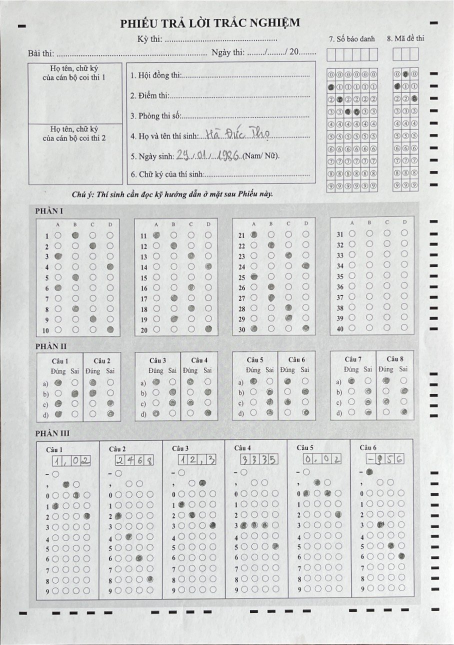
#> input picture Anh_cham/Anh_chua_cham/PhieuQG.0020.jpg, 908 x 1290 px (shown at 1/2 size); its folder holds only this picture in this run
$ python -i alignment.py   (imports and definitions only)
#> lines starting #> are read from the running program, lines starting #| are printed output that depends on the picture; after the words box and inside, x2 and y2 are one past the last pixel; in counts of white or black regions, pixels touching at a corner belong together
# =============================================================================
# ALIGNMENT - Phat hien fiducial markers & ap dung perspective warp
# ---------------------------------------------------------------------------
# PHIEN BAN DA SUA LOI HOAN TOAN (v4 - FINAL):
#
# CHIEN LUOC MOI - DON GIAN, CHINH XAC, KHONG TICH LUY LOI:
#   1. Tien xu ly anh nang cao (CLAHE, denoise) - giu nguyen.
#   2. TIM 4 GOC PHIEU bang nhieu chien luoc THEO THU TU UU TIEN:
#        a. MULTI-THRESHOLD marker detection (Otsu + Adaptive + Fixed)
#        b. Cluster-based edge detection (chong outlier)
#        c. Reference-side strategy: ben nhieu marker -> ref, ben kia
#           tim marker khop Y, neu khong thi extrapolate
#        d. Fallback: contour to giay / 4 goc anh
#   3. WARP MOT LAN DUY NHAT ve template 1100x1540 (KHONG warp 2 lan).
#   4. Refine bang ECC voi anh mau (neu can).
#
# ----- KHAC BIET CHINH SO VOI VERSION CU -----
#   - KHONG con buoc "warp_paper_to_rectangle" trung gian (gay loi tich luy).
#   - Multi-threshold detection bat duoc markers trong nhieu dieu kien anh sang
#   - Cluster-based filter chong outlier (vach den dam o mep, ky hieu khac)
#   - Reference-side: dung ben dam dac de uoc luong Y top/bot, ben thieu
#     thi extrapolate -> ngan loi cat header/footer.
# =============================================================================

import cv2
import os
import numpy as np
from .template1 import (
    TEMPLATE_WIDTH, TEMPLATE_HEIGHT,
    TEMPLATE_FIDUCIAL_TL, TEMPLATE_FIDUCIAL_TR,
    TEMPLATE_FIDUCIAL_BR, TEMPLATE_FIDUCIAL_BL,
    FIDUCIAL_MIN_W, FIDUCIAL_MAX_W,
    FIDUCIAL_MIN_H, FIDUCIAL_MAX_H,
    FIDUCIAL_MIN_AR, FIDUCIAL_MAX_AR,
    FIDUCIAL_EDGE_MARGIN_RATIO,
)


# Lưu cache ảnh mẫu (template reference image) để không load lại nhiều lần
_REFERENCE_IMAGE_CACHE = {}


def get_reference_image(base_dir=None):
    """Đọc ảnh mẫu từ Anh_cham/Anh_mau_phieu/ để làm template matching."""
    if base_dir is None:
        base_dir = os.path.dirname(os.path.dirname(os.path.abspath(__file__)))

    ref_dir = os.path.join(base_dir, "Anh_cham", "Anh_mau_phieu")
    if not os.path.isdir(ref_dir):
        return None

    if ref_dir in _REFERENCE_IMAGE_CACHE:
        return _REFERENCE_IMAGE_CACHE[ref_dir]

    files = [f for f in os.listdir(ref_dir)
             if f.lower().endswith(('.jpg', '.jpeg', '.png', '.bmp'))]
    if not files:
        _REFERENCE_IMAGE_CACHE[ref_dir] = None
        return None

    ref_path = os.path.join(ref_dir, sorted(files)[0])
    try:
        data = np.fromfile(ref_path, dtype=np.uint8)
        ref_img = cv2.imdecode(data, cv2.IMREAD_COLOR)
        if ref_img is None:
            _REFERENCE_IMAGE_CACHE[ref_dir] = None
            return None

        _, ref_warped_gray, _ = align_to_template(
            ref_img, base_dir=None, use_reference=False
        )
        _REFERENCE_IMAGE_CACHE[ref_dir] = ref_warped_gray
        print(f"  [REF] Đã load ảnh mẫu: {ref_path}")
        return ref_warped_gray
    except Exception as e:
        print(f"  [REF] Lỗi đọc ảnh mẫu: {e}")
        _REFERENCE_IMAGE_CACHE[ref_dir] = None
        return None


# ---------------------------------------------------------------------------
# BƯỚC 0: TIỀN XỬ LÝ NÂNG CAO cho ảnh mờ, tối không đều
# ---------------------------------------------------------------------------
def enhance_image_quality(img_color):
    """Nâng cao chất lượng ảnh trước khi xử lý."""
    gray = cv2.cvtColor(img_color, cv2.COLOR_BGR2GRAY)

    clahe = cv2.createCLAHE(clipLimit=2.0, tileGridSize=(8, 8))
    enhanced = clahe.apply(gray)

    denoised = cv2.fastNlMeansDenoising(enhanced, None, h=5,
                                         templateWindowSize=7,
                                         searchWindowSize=21)

    enhanced_bgr = cv2.cvtColor(denoised, cv2.COLOR_GRAY2BGR)
    return enhanced_bgr, denoised


# ---------------------------------------------------------------------------
# UTILITIES - sap xep diem va kiem tra hop le
# ---------------------------------------------------------------------------
# [11 lines left out: function _order_points, not called in this run]


def _quad_area(pts):
    pts = np.asarray(pts, dtype=np.float32).reshape(4, 2)
    x = pts[:, 0]; y = pts[:, 1]
    return 0.5 * abs(x[0]*(y[1]-y[3]) + x[1]*(y[2]-y[0])
                     + x[2]*(y[3]-y[1]) + x[3]*(y[0]-y[2]))


def _is_reasonable_quad(pts, img_w, img_h, min_area_ratio=0.35,
                        min_aspect_ratio=0.5, max_aspect_ratio=1.2):
    img_area = float(img_w * img_h)
    if img_area <= 0:
        return False

    quad_area = _quad_area(pts)
    if quad_area / img_area < min_area_ratio:
        return False

    pts = np.asarray(pts, dtype=np.float32).reshape(4, 2)
    tl, tr, br, bl = pts[0], pts[1], pts[2], pts[3]

    w_top = np.linalg.norm(tr - tl)
    w_bot = np.linalg.norm(br - bl)
    h_left = np.linalg.norm(bl - tl)
    h_right = np.linalg.norm(br - tr)

    avg_w = (w_top + w_bot) / 2.0
    avg_h = (h_left + h_right) / 2.0
    if avg_w <= 1 or avg_h <= 1:
        return False

    aspect = avg_w / avg_h
    if aspect < min_aspect_ratio or aspect > max_aspect_ratio:
        return False

    pts_int = pts.astype(np.int32).reshape(-1, 1, 2)
    if not cv2.isContourConvex(pts_int):
        return False

    return True


# ---------------------------------------------------------------------------
# CHIEN LUOC A: TIM 4 FIDUCIAL MARKERS GOC (4 vach DEN o 4 GOC) - V7 FINAL
# ---------------------------------------------------------------------------
def _multi_threshold_binary(gray):
    """Tao anh nhi phan voi nhieu nguong de bat marker trong moi dieu kien."""
    blur = cv2.GaussianBlur(gray, (3, 3), 0)
    _, bw_otsu = cv2.threshold(blur, 0, 255,
                                cv2.THRESH_BINARY_INV + cv2.THRESH_OTSU)
    bw_adaptive = cv2.adaptiveThreshold(
        blur, 255, cv2.ADAPTIVE_THRESH_GAUSSIAN_C,
        cv2.THRESH_BINARY_INV, 31, 10
    )
    _, bw_fixed1 = cv2.threshold(blur, 100, 255, cv2.THRESH_BINARY_INV)
    _, bw_fixed2 = cv2.threshold(blur, 80, 255, cv2.THRESH_BINARY_INV)
    bw = cv2.bitwise_or(cv2.bitwise_or(bw_otsu, bw_adaptive),
                         cv2.bitwise_or(bw_fixed1, bw_fixed2))
    return bw


def _detect_edge_markers_raw(gray):
    """Phat hien tat ca marker tiem nang gan canh trai/phai cua anh.

    Tra ve (left_markers, right_markers) - moi marker la
    (cx, cy, w, h, x_anchor) trong do x_anchor la x_left voi marker trai
    va x_right (=x+w) voi marker phai.
    """
    H, W = gray.shape
    bw = _multi_threshold_binary(gray)
    cnts, _ = cv2.findContours(bw, cv2.RETR_EXTERNAL, cv2.CHAIN_APPROX_SIMPLE)

    scale = max(1.0, W / 1100.0)
    margin_x = int(W * 0.18)

    left_m, right_m = [], []
    for c in cnts:
        x, y, w, h = cv2.boundingRect(c)
        if h <= 0 or w <= 0:
            continue
        if not (8 * scale <= w <= 80 * scale):
            continue
        if not (3 * scale <= h <= 30 * scale):
            continue
        ar = w / float(h)
        if not (1.3 <= ar <= 12.0):
            continue
        cx, cy = x + w / 2.0, y + h / 2.0
        if x < margin_x:
            left_m.append((cx, cy, w, h, x))
        elif x + w > W - margin_x:
            right_m.append((cx, cy, w, h, x + w))

    return left_m, right_m


def _find_edge_cluster(markers, is_left, img_width):
    """Tim cum marker SAT MEP nhat - day la cum marker thuc su tren canh phieu.

    Cach lam: lay marker gan mep nhat lam anchor, mo rong tolerance de gom
    cac marker cung cum. Loai outlier (vach den lon don le).
    """
    if not markers:
        return [], 0.0

    scale = max(1.0, img_width / 1100.0)

    if len(markers) == 1:
        return markers, markers[0][4]

    # Sap xep theo edge_x: trai -> tang dan, phai -> giam dan
    if is_left:
        markers_sorted = sorted(markers, key=lambda m: m[4])
    else:
        markers_sorted = sorted(markers, key=lambda m: -m[4])

    tol = max(25, int(30 * scale))

    # Anchor: marker GAN MEP nhat
    anchor = markers_sorted[0]
    cluster = [m for m in markers if abs(m[4] - anchor[4]) <= tol]

    # Neu cluster qua nho (1 marker), mo rong tolerance them
    if len(cluster) == 1 and len(markers) > 1:
        tol2 = max(50, int(60 * scale))
        cluster = [m for m in markers if abs(m[4] - anchor[4]) <= tol2]

    # Loai outlier dac biet: marker co edge_x cach trung binh > 2*tol
    if len(cluster) >= 3:
        edge_xs = [m[4] for m in cluster]
        median_x = float(np.median(edge_xs))
        cluster = [m for m in cluster if abs(m[4] - median_x) <= tol]

    edge_x = float(np.mean([m[4] for m in cluster])) if cluster else 0.0
    return cluster, edge_x


def find_corners_by_markers(gray):
    """V7 FINAL: Tim 4 goc phieu bang fiducial markers.

    Tra ve (corners_4, success). Corners theo thu tu TL, TR, BR, BL.
    """
    H, W = gray.shape

    left_m, right_m = _detect_edge_markers_raw(gray)
    if len(left_m) < 1 or len(right_m) < 1:
        return None, False

    # Loc cluster gan mep nhat
    left_f, left_edge_x = _find_edge_cluster(left_m, True, W)
    right_f, right_edge_x = _find_edge_cluster(right_m, False, W)
    if len(left_f) < 1 or len(right_f) < 1:
        return None, False

    left_f = sorted(left_f, key=lambda m: m[1])
    right_f = sorted(right_f, key=lambda m: m[1])

    def y_range(side):
        return side[-1][1] - side[0][1] if side else 0

    left_range = y_range(left_f)
    right_range = y_range(right_f)

    # Chon ben tham chieu (ben dam dac, y_range rong nhat)
    if right_range >= 0.7 * H and right_range >= left_range:
        ref_side, other_side = right_f, left_f
        ref_is_right = True
    elif left_range >= 0.7 * H and left_range >= right_range:
        ref_side, other_side = left_f, right_f
        ref_is_right = False
    elif right_range >= left_range:
        ref_side, other_side = right_f, left_f
        ref_is_right = True
    else:
        ref_side, other_side = left_f, right_f
        ref_is_right = False

    ref_top_y = ref_side[0][1]
    ref_bot_y = ref_side[-1][1]

    # Reference phai cover >= 50% chieu cao anh
    if (ref_bot_y - ref_top_y) < 0.5 * H:
        return None, False

    # Tim trong other_side marker khop voi ref_top_y va ref_bot_y
    other_top = min(other_side, key=lambda m: abs(m[1] - ref_top_y))
    other_bot = min(other_side, key=lambda m: abs(m[1] - ref_bot_y))

    # Validation + Extrapolate fallback
    y_tol_strict = 0.10 * H
    other_edge = left_edge_x if ref_is_right else right_edge_x

    other_top_use = other_top
    other_bot_use = other_bot

    # Neu khong khop top, EXTRAPOLATE: x = edge_x cua ben thieu, y = ref_y
    if abs(other_top[1] - ref_top_y) > y_tol_strict:
        other_top_use = (other_edge, ref_top_y, 0, 0, other_edge)
    if abs(other_bot[1] - ref_bot_y) > y_tol_strict:
        other_bot_use = (other_edge, ref_bot_y, 0, 0, other_edge)

    if ref_is_right:
        tr = (ref_side[0][0], ref_side[0][1])
        br = (ref_side[-1][0], ref_side[-1][1])
        tl = (other_top_use[0], other_top_use[1])
        bl = (other_bot_use[0], other_bot_use[1])
    else:
        tl = (ref_side[0][0], ref_side[0][1])
        bl = (ref_side[-1][0], ref_side[-1][1])
        tr = (other_top_use[0], other_top_use[1])
        br = (other_bot_use[0], other_bot_use[1])

    corners = np.array([tl, tr, br, bl], dtype=np.float32)

    # Kiem tra hop le
    if not _is_reasonable_quad(corners, W, H,
                                min_area_ratio=0.30,
                                min_aspect_ratio=0.4,
                                max_aspect_ratio=1.4):
        return None, False

    return corners, True


# ---------------------------------------------------------------------------
# CHIEN LUOC B: TIM 4 GOC TO GIAY BANG CONTOUR LON NHAT
# ---------------------------------------------------------------------------
# [92 lines left out: functions find_paper_corners_by_contour, find_paper_corners_by_outer_box, not called in this run]


# ---------------------------------------------------------------------------
# TONG HOP: TIM 4 GOC PHIEU (KET HOP NHIEU CHIEN LUOC)
# ---------------------------------------------------------------------------
def find_sheet_corners(img_color):
    """Tim 4 goc cua phieu/to giay theo thu tu uu tien:

      1. Fiducial markers (chinh xac nhat - dung khi anh ro net).
      2. Contour to giay (anh chup co nen).
      3. Outer bounding box (anh scan sat to giay).
      4. Fallback: 4 goc anh.
    """
    H, W = img_color.shape[:2]
    gray = cv2.cvtColor(img_color, cv2.COLOR_BGR2GRAY) \
        if len(img_color.shape) == 3 else img_color

    # Chien luoc 1: Fiducial markers
    corners, ok = find_corners_by_markers(gray)
    if ok:
        return corners, "markers"

    # Chien luoc 2: Contour to giay
    corners, ok = find_paper_corners_by_contour(img_color,
                                                  min_area_ratio=0.30)
    if ok:
        return corners, "paper_contour"

    # Chien luoc 3: Bounding box noi dung
    corners, ok = find_paper_corners_by_outer_box(img_color)
    if ok:
        return corners, "outer_box"

    # Fallback
    corners = np.array([
        [0, 0], [W - 1, 0], [W - 1, H - 1], [0, H - 1]
    ], dtype=np.float32)
    return corners, "fallback_image_corners"


# ---------------------------------------------------------------------------
# WARP MOT LAN DUY NHAT VE TEMPLATE 1100x1540
# ---------------------------------------------------------------------------
def warp_corners_to_template(img_color, corners):
    """Warp 4 goc -> 4 goc template (TL, TR, BR, BL)."""
    src_pts = np.asarray(corners, dtype=np.float32).reshape(4, 2)
    dst_pts = np.array([
        TEMPLATE_FIDUCIAL_TL,
        TEMPLATE_FIDUCIAL_TR,
        TEMPLATE_FIDUCIAL_BR,
        TEMPLATE_FIDUCIAL_BL,
    ], dtype=np.float32)

    M = cv2.getPerspectiveTransform(src_pts, dst_pts)
    warped_color = cv2.warpPerspective(
        img_color, M, (TEMPLATE_WIDTH, TEMPLATE_HEIGHT),
        flags=cv2.INTER_CUBIC, borderMode=cv2.BORDER_CONSTANT,
        borderValue=(255, 255, 255))
    if len(warped_color.shape) == 3:
        warped_gray = cv2.cvtColor(warped_color, cv2.COLOR_BGR2GRAY)
    else:
        warped_gray = warped_color
    return warped_color, warped_gray, M


def _compute_skew_angle(corners):
    """Tinh goc nghieng cua tu giac (deg)."""
    tl, tr, br, bl = corners[0], corners[1], corners[2], corners[3]
    angles = []
    angles.append(abs(np.degrees(np.arctan2(tr[1] - tl[1], tr[0] - tl[0]))))
    angles.append(abs(np.degrees(np.arctan2(br[1] - bl[1], br[0] - bl[0]))))
    a_left = abs(np.degrees(np.arctan2(bl[0] - tl[0], bl[1] - tl[1])))
    a_right = abs(np.degrees(np.arctan2(br[0] - tr[0], br[1] - tr[1])))
    angles.append(a_left); angles.append(a_right)
    return float(max(angles))


# ---------------------------------------------------------------------------
# REFINE BANG ECC ALIGNMENT VOI ANH MAU
# ---------------------------------------------------------------------------
def refine_warp_by_reference(warped_gray, warped_color, base_dir=None):
    """Tinh chinh warp bang ECC alignment voi anh mau."""
    ref_gray = get_reference_image(base_dir)
    if ref_gray is None:
        return warped_color, warped_gray, ""

    try:
        warp_mode = cv2.MOTION_AFFINE
        warp_matrix = np.eye(2, 3, dtype=np.float32)

        scale = 0.5
        small_ref = cv2.resize(ref_gray, None, fx=scale, fy=scale,
                                interpolation=cv2.INTER_AREA)
        small_warp = cv2.resize(warped_gray, None, fx=scale, fy=scale,
                                 interpolation=cv2.INTER_AREA)

        small_ref_b = cv2.GaussianBlur(small_ref, (5, 5), 0)
        small_warp_b = cv2.GaussianBlur(small_warp, (5, 5), 0)

        criteria = (cv2.TERM_CRITERIA_EPS | cv2.TERM_CRITERIA_COUNT,
                    50, 1e-5)
        cc, warp_matrix = cv2.findTransformECC(
            small_ref_b, small_warp_b,
            warp_matrix, warp_mode, criteria, None, 5
        )

        warp_matrix[0, 2] /= scale
        warp_matrix[1, 2] /= scale

        dx = abs(warp_matrix[0, 2])
        dy = abs(warp_matrix[1, 2])
        if dx > 50 or dy > 50:
            return warped_color, warped_gray, ""

        H, W = warped_gray.shape
        refined_color = cv2.warpAffine(
            warped_color, warp_matrix, (W, H),
            flags=cv2.INTER_CUBIC + cv2.WARP_INVERSE_MAP,
            borderMode=cv2.BORDER_CONSTANT, borderValue=(255, 255, 255))
        refined_gray = cv2.warpAffine(
            warped_gray, warp_matrix, (W, H),
            flags=cv2.INTER_CUBIC + cv2.WARP_INVERSE_MAP,
            borderMode=cv2.BORDER_CONSTANT, borderValue=255)

        print(f"  [ECC] Refined warp cc={cc:.4f} dx={dx:.1f} dy={dy:.1f}")
        return refined_color, refined_gray, f"+ECC(cc={cc:.3f})"
    except cv2.error as e:
        print(f"  [ECC] ECC failed: {str(e)[:80]}")
        return warped_color, warped_gray, ""


# ---------------------------------------------------------------------------
# PIPELINE CHINH (DA SUA LOI - CHI WARP MOT LAN)
# ---------------------------------------------------------------------------
def align_to_template(img_color, base_dir=None, use_reference=True):
    """Pipeline chinh: enhance -> tim 4 goc -> warp 1 lan ve 1100x1540.

    LOGIC MOI (KHONG TICH LUY LOI):
      1. Nang cao chat luong anh.
      2. Tim 4 goc phieu bang chien luoc tot nhat (markers > contour > outer).
      3. Warp 1 LAN DUY NHAT ve template 1100x1540.
      4. Tinh chinh fiducial markers tren anh DA WARP (nhe).
      5. (Tuy chon) Refine bang ECC voi anh mau.
    """
    H, W = img_color.shape[:2]

    enhanced_color, enhanced_gray = enhance_image_quality(img_color)

    # Buoc 1: Tim 4 goc phieu
    corners, method = find_sheet_corners(enhanced_color)
    skew_angle = _compute_skew_angle(corners)

    # Buoc 2: Warp 1 lan duy nhat ve template
    warped_color, warped_gray, M = warp_corners_to_template(
        img_color, corners
    )

    # Buoc 3: Tinh chinh markers tren anh da warp
    fine_corners, fine_ok = find_corners_by_markers(warped_gray)
    refine_note = ""
    if fine_ok:
        ideal = np.array([
            TEMPLATE_FIDUCIAL_TL,
            TEMPLATE_FIDUCIAL_TR,
            TEMPLATE_FIDUCIAL_BR,
            TEMPLATE_FIDUCIAL_BL,
        ], dtype=np.float32)
        diff = np.linalg.norm(fine_corners - ideal, axis=1)
        max_diff = float(diff.max())
        if max_diff > 4 and max_diff < 80:
            M2 = cv2.getPerspectiveTransform(fine_corners, ideal)
            warped_color = cv2.warpPerspective(
                warped_color, M2, (TEMPLATE_WIDTH, TEMPLATE_HEIGHT),
                flags=cv2.INTER_CUBIC,
                borderMode=cv2.BORDER_CONSTANT,
                borderValue=(255, 255, 255)
            )
            warped_gray = cv2.cvtColor(warped_color, cv2.COLOR_BGR2GRAY)
            refine_note = "+marker_fine"
            print(f"  [REFINE] Marker fine-tune (max diff={max_diff:.1f}px)")

    # Buoc 4: ECC refinement
    ecc_note = ""
    if use_reference:
        warped_color, warped_gray, ecc_note = refine_warp_by_reference(
            warped_gray, warped_color, base_dir
        )

    info = {
        'src_pts': corners,
        'dst_pts': np.array([
            TEMPLATE_FIDUCIAL_TL, TEMPLATE_FIDUCIAL_TR,
            TEMPLATE_FIDUCIAL_BR, TEMPLATE_FIDUCIAL_BL,
        ], dtype=np.float32),
        'method': method + refine_note + ecc_note,
        'M': M,
        'scale': 1.0,
        'img_scaled': img_color,
        'skew_angle': skew_angle,
        'rotated': skew_angle > 1.0,
        'enhanced': True,
        'paper_found': method != "fallback_image_corners",
    }
    return warped_color, warped_gray, info


# ---------------------------------------------------------------------------
# BACK-COMPAT: cac ham giu nguyen API cho code goi tu ngoai
# ---------------------------------------------------------------------------
def preprocess_and_align(img_color, base_dir=None, use_reference=True):
    return align_to_template(img_color, base_dir=base_dir,
                              use_reference=use_reference)


# [33 lines left out: functions normalize_image, warp_to_template, find_four_corners, not called in this run]


def detect_paper_corners(img_color):
    corners, method = find_sheet_corners(img_color)
    return corners, (method != "fallback_image_corners")


# [9 lines left out: function find_edge_markers, not called in this run]


def is_image_rotated(corners, tolerance_deg=2.0):
    angle = _compute_skew_angle(corners)
    return angle > tolerance_deg, angle


# [20 lines left out: function warp_paper_to_rectangle, not called in this run]


def deskew_image(gray):
    """DEPRECATED."""
    return gray, 0.0

>>> import cv2
>>> picture = cv2.imread('../Anh_cham/Anh_chua_cham/PhieuQG.0020.jpg')
#> picture is the input picture: shape (1290, 908, 3); mean B, G, R 215.9, 216.7, 215.3
>>> result = align_to_template(picture)
#> in enhance_image_quality, `enhanced = clahe.apply(gray)`:
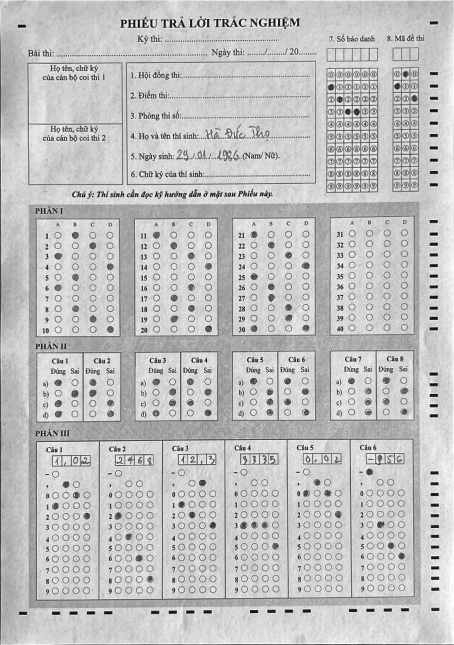
#> enhanced: shape (1290, 908) (shown at 1/2 size); min 1, max 255, mean 193.2
#> in _multi_threshold_binary, `_, bw_otsu = cv2.threshold(blur, 0, 255, cv2.THRESH_BINARY_INV + cv2.T..`:
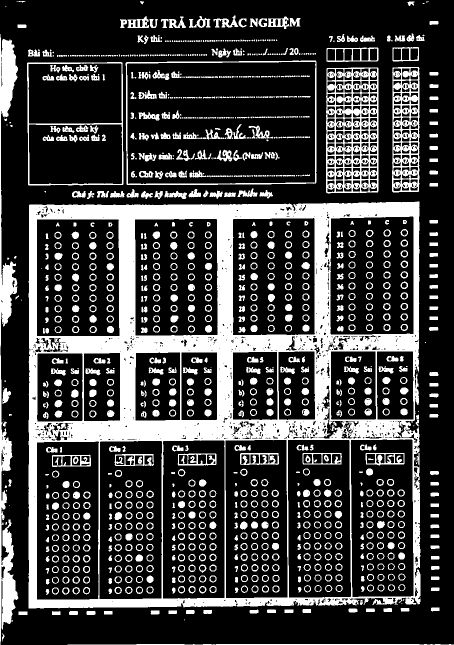
#> bw_otsu: shape (1290, 908) (shown at 1/2 size); 25% white; 1229 white regions (286 under 20 px), largest, box (x1, y1, x2, y2) and area: (57, 403, 841, 1217) 146229, (0, 68, 37, 1290) 14780, (652, 135, 757, 387) 14517
#> in _multi_threshold_binary, `bw_adaptive = cv2.adaptiveThreshold( blur, 255, cv2.ADAPTIVE_THRESH_GA..`:
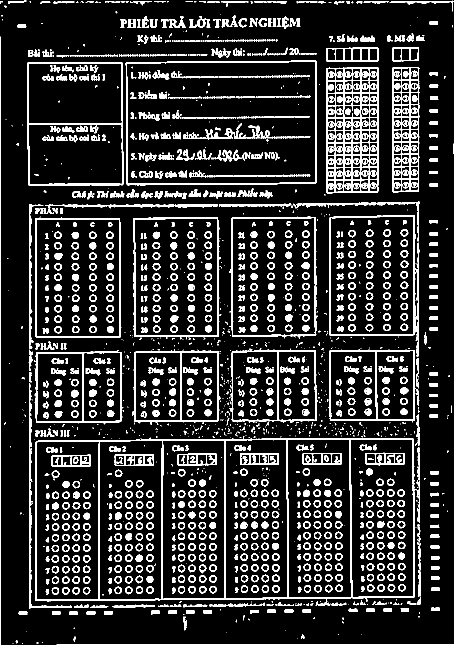
#> bw_adaptive: shape (1290, 908) (shown at 1/2 size); 15.7% white; 1901 white regions (819 under 20 px), largest, box (x1, y1, x2, y2) and area: (652, 135, 757, 387) 12061, (70, 876, 830, 1211) 11448, (784, 134, 839, 385) 5877
#> in _multi_threshold_binary, `_, bw_fixed1 = cv2.threshold(blur, 100, 255, cv2.THRESH_BINARY_INV)`:
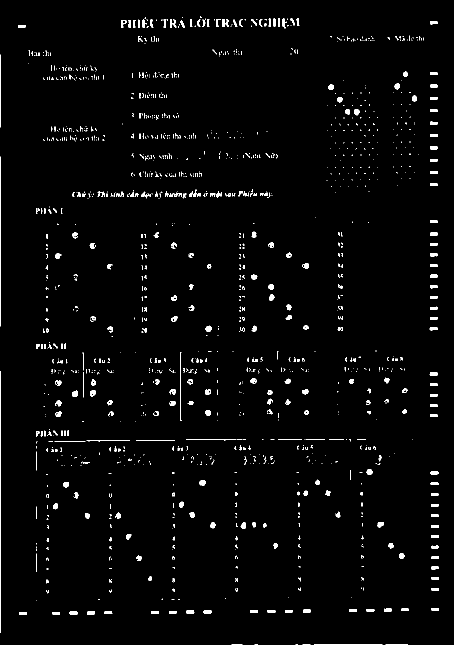
#> bw_fixed1: shape (1290, 908) (shown at 1/2 size); 2.2% white; 1380 white regions (1070 under 20 px), largest, box (x1, y1, x2, y2) and area: (0, 742, 2, 1266) 850, (0, 313, 2, 653) 465, (0, 109, 2, 255) 164
#> (the rest of the program and of its run is left out)
